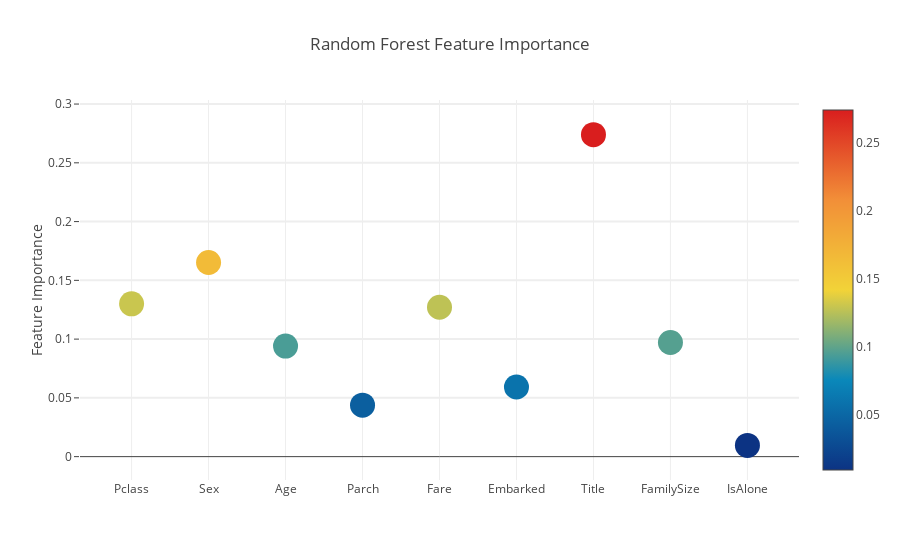
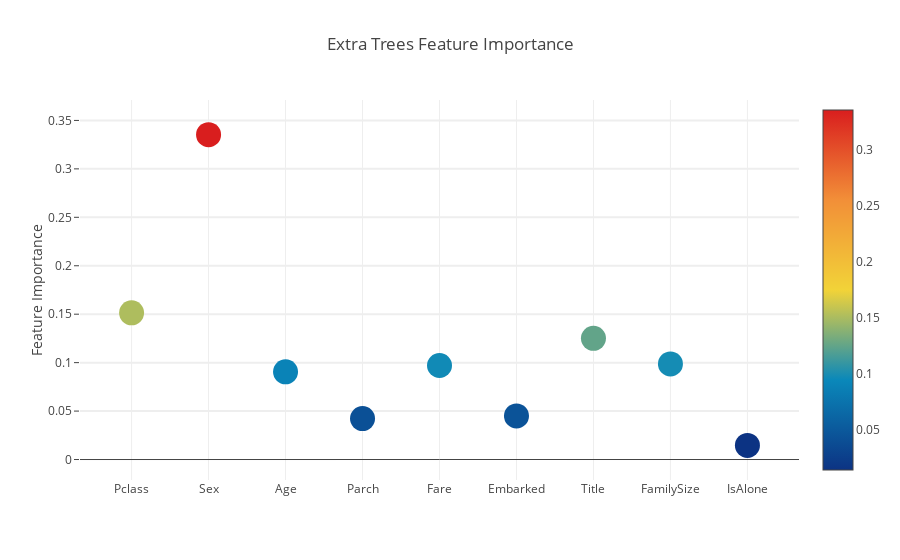
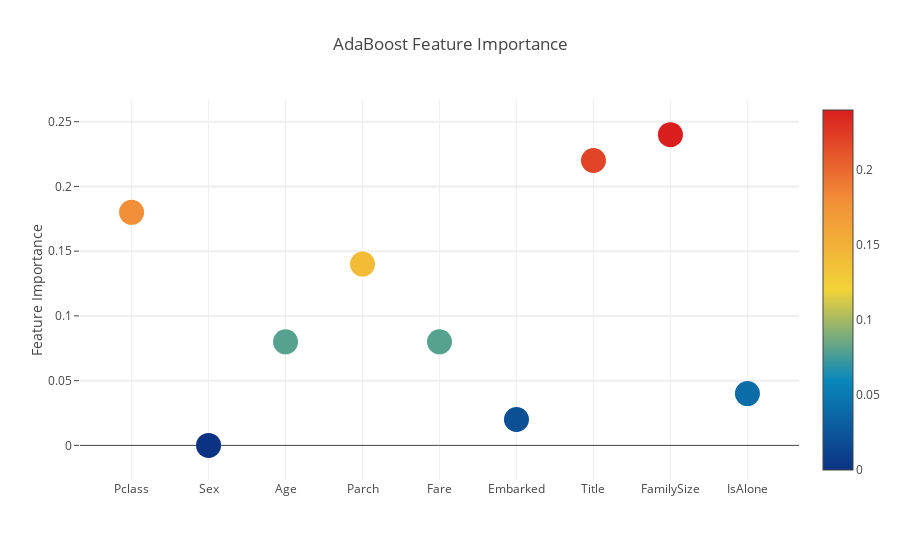
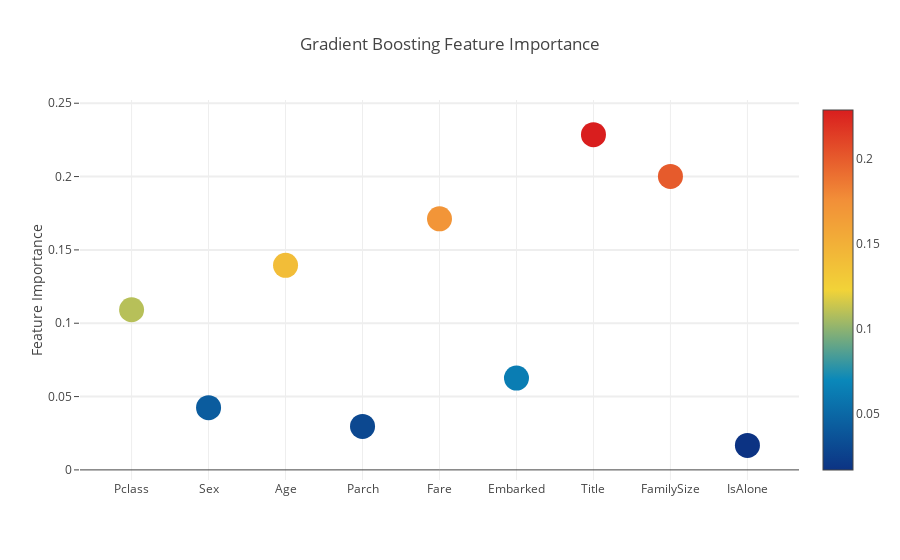

These figures' notebook cell, in order:
### Markdown cell above
# 2 可视化特征重要度

### Code cell
# Scatter plot 
trace = go.Scatter(
    y = feature_dataframe['Random Forest feature importances'].values,
    x = feature_dataframe['features'].values,
    mode='markers',
    marker=dict(
        sizemode = 'diameter',
        sizeref = 1,
        size = 25,
#       size= feature_dataframe['AdaBoost feature importances'].values,
        #color = np.random.randn(500), #set color equal to a variable
        color = feature_dataframe['Random Forest feature importances'].values,
        colorscale='Portland',
        showscale=True
    ),
    text = feature_dataframe['features'].values
)
data = [trace]

layout= go.Layout(
    autosize= True,
    title= 'Random Forest Feature Importance',
    hovermode= 'closest',
#     xaxis= dict(
#         title= 'Pop',
#         ticklen= 5,
#         zeroline= False,
#         gridwidth= 2,
#     ),
    yaxis=dict(
        title= 'Feature Importance',
        ticklen= 5,
        gridwidth= 2
    ),
    showlegend= False
)
fig = go.Figure(data=data, layout=layout)
py.iplot(fig,filename='scatter2010')

# Scatter plot 
trace = go.Scatter(
    y = feature_dataframe['Extra Trees  feature importances'].values,
    x = feature_dataframe['features'].values,
    mode='markers',
    marker=dict(
        sizemode = 'diameter',
        sizeref = 1,
        size = 25,
#       size= feature_dataframe['AdaBoost feature importances'].values,
        #color = np.random.randn(500), #set color equal to a variable
        color = feature_dataframe['Extra Trees  feature importances'].values,
        colorscale='Portland',
        showscale=True
    ),
    text = feature_dataframe['features'].values
)
data = [trace]

layout= go.Layout(
    autosize= True,
    title= 'Extra Trees Feature Importance',
    hovermode= 'closest',
#     xaxis= dict(
#         title= 'Pop',
#         ticklen= 5,
#         zeroline= False,
#         gridwidth= 2,
#     ),
    yaxis=dict(
        title= 'Feature Importance',
        ticklen= 5,
        gridwidth= 2
    ),
    showlegend= False
)
fig = go.Figure(data=data, layout=layout)
py.iplot(fig,filename='scatter2010')

# Scatter plot 
trace = go.Scatter(
    y = feature_dataframe['AdaBoost feature importances'].values,
    x = feature_dataframe['features'].values,
    mode='markers',
    marker=dict(
        sizemode = 'diameter',
        sizeref = 1,
        size = 25,
#       size= feature_dataframe['AdaBoost feature importances'].values,
        #color = np.random.randn(500), #set color equal to a variable
        color = feature_dataframe['AdaBoost feature importances'].values,
        colorscale='Portland',
        showscale=True
    ),
    text = feature_dataframe['features'].values
)
data = [trace]

layout= go.Layout(
    autosize= True,
    title= 'AdaBoost Feature Importance',
    hovermode= 'closest',
#     xaxis= dict(
#         title= 'Pop',
#         ticklen= 5,
#         zeroline= False,
#         gridwidth= 2,
#     ),
    yaxis=dict(
        title= 'Feature Importance',
        ticklen= 5,
        gridwidth= 2
    ),
    showlegend= False
)
fig = go.Figure(data=data, layout=layout)
py.iplot(fig,filename='scatter2010')

# Scatter plot 
trace = go.Scatter(
    y = feature_dataframe['Gradient Boost feature importances'].values,
    x = feature_dataframe['features'].values,
    mode='markers',
    marker=dict(
        sizemode = 'diameter',
        sizeref = 1,
        size = 25,
#       size= feature_dataframe['AdaBoost feature importances'].values,
        #color = np.random.randn(500), #set color equal to a variable
        color = feature_dataframe['Gradient Boost feature importances'].values,
        colorscale='Portland',
        showscale=True
    ),
    text = feature_dataframe['features'].values
)
data = [trace]

layout= go.Layout(
    autosize= True,
    title= 'Gradient Boosting Feature Importance',
    hovermode= 'closest',
#     xaxis= dict(
#         title= 'Pop',
#         ticklen= 5,
#         zeroline= False,
#         gridwidth= 2,
#     ),
    yaxis=dict(
        title= 'Feature Importance',
        ticklen= 5,
        gridwidth= 2
    ),
    showlegend= False
)
fig = go.Figure(data=data, layout=layout)
py.iplot(fig,filename='scatter2010')

### Figure 1 — Plotly figure (JSON) as saved in the notebook; plotly's stock layout.template omitted (floating-point values rounded to 4 significant figures)
{"data": [{"marker": {"color": [0.13, 0.1652, 0.09405, 0.04375, 0.1271, 0.05925, 0.274, 0.09711, 0.009579], "colorscale": "Portland", "showscale": true, "size": 25, "sizemode": "diameter", "sizeref": 1}, "mode": "markers", "text": ["Pclass", "Sex", "Age", "Parch", "Fare", "Embarked", "Title", "FamilySize", "IsAlone"], "type": "scatter", "x": ["Pclass", "Sex", "Age", "Parch", "Fare", "Embarked", "Title", "FamilySize", "IsAlone"], "y": [0.13, 0.1652, 0.09405, 0.04375, 0.1271, 0.05925, 0.274, 0.09711, 0.009579]}], "layout": {"autosize": true, "hovermode": "closest", "showlegend": false, "title": "Random Forest Feature Importance", "yaxis": {"gridwidth": 2, "ticklen": 5, "title": "Feature Importance"}}}

### Figure 2 — Plotly figure (JSON) as saved in the notebook; plotly's stock layout.template omitted (floating-point values rounded to 4 significant figures)
{"data": [{"marker": {"color": [0.1514, 0.3353, 0.09047, 0.04223, 0.09708, 0.04504, 0.1251, 0.09871, 0.01461], "colorscale": "Portland", "showscale": true, "size": 25, "sizemode": "diameter", "sizeref": 1}, "mode": "markers", "text": ["Pclass", "Sex", "Age", "Parch", "Fare", "Embarked", "Title", "FamilySize", "IsAlone"], "type": "scatter", "x": ["Pclass", "Sex", "Age", "Parch", "Fare", "Embarked", "Title", "FamilySize", "IsAlone"], "y": [0.1514, 0.3353, 0.09047, 0.04223, 0.09708, 0.04504, 0.1251, 0.09871, 0.01461]}], "layout": {"autosize": true, "hovermode": "closest", "showlegend": false, "title": "Extra Trees Feature Importance", "yaxis": {"gridwidth": 2, "ticklen": 5, "title": "Feature Importance"}}}

### Figure 3 — Plotly figure (JSON) as saved in the notebook; plotly's stock layout.template omitted (floating-point values rounded to 4 significant figures)
{"data": [{"marker": {"color": [0.18, 0, 0.08, 0.14, 0.08, 0.02, 0.22, 0.24, 0.04], "colorscale": "Portland", "showscale": true, "size": 25, "sizemode": "diameter", "sizeref": 1}, "mode": "markers", "text": ["Pclass", "Sex", "Age", "Parch", "Fare", "Embarked", "Title", "FamilySize", "IsAlone"], "type": "scatter", "x": ["Pclass", "Sex", "Age", "Parch", "Fare", "Embarked", "Title", "FamilySize", "IsAlone"], "y": [0.18, 0, 0.08, 0.14, 0.08, 0.02, 0.22, 0.24, 0.04]}], "layout": {"autosize": true, "hovermode": "closest", "showlegend": false, "title": "AdaBoost Feature Importance", "yaxis": {"gridwidth": 2, "ticklen": 5, "title": "Feature Importance"}}}

### Figure 4 — Plotly figure (JSON) as saved in the notebook; plotly's stock layout.template omitted (floating-point values rounded to 4 significant figures)
{"data": [{"marker": {"color": [0.1092, 0.04243, 0.1395, 0.02967, 0.1712, 0.06259, 0.2286, 0.2001, 0.01672], "colorscale": "Portland", "showscale": true, "size": 25, "sizemode": "diameter", "sizeref": 1}, "mode": "markers", "text": ["Pclass", "Sex", "Age", "Parch", "Fare", "Embarked", "Title", "FamilySize", "IsAlone"], "type": "scatter", "x": ["Pclass", "Sex", "Age", "Parch", "Fare", "Embarked", "Title", "FamilySize", "IsAlone"], "y": [0.1092, 0.04243, 0.1395, 0.02967, 0.1712, 0.06259, 0.2286, 0.2001, 0.01672]}], "layout": {"autosize": true, "hovermode": "closest", "showlegend": false, "title": "Gradient Boosting Feature Importance", "yaxis": {"gridwidth": 2, "ticklen": 5, "title": "Feature Importance"}}}
